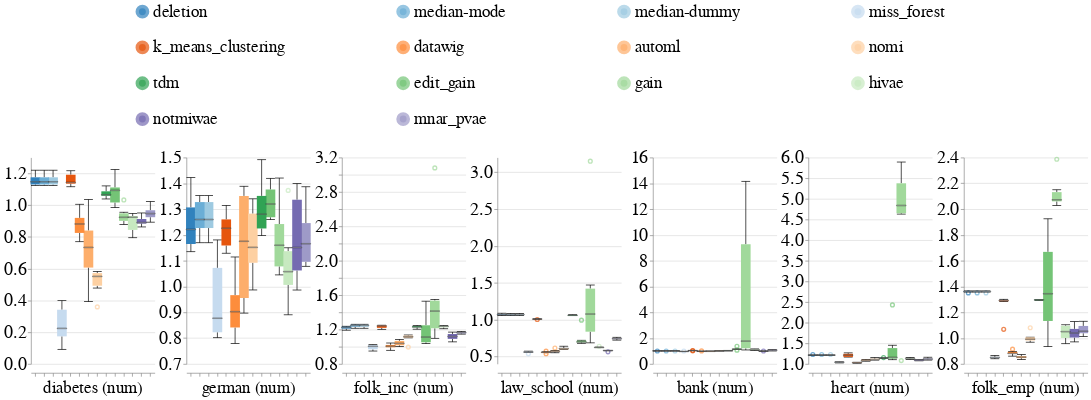

The notebook cell this image was saved under:
### Code cell
create_box_plots_for_diff_imputers_and_datasets_for_mixed_exp(train_injection_scenario='MNAR3',
                                                              test_injection_scenario='MNAR3',
                                                              metric_name='rmse',
                                                              dataset_to_column_name=DATASET_TO_COLUMN_NAME,
                                                              db_client=db_client,
                                                              without_dummy=False)

### Figure 1 — Vega-Lite specification as saved in the notebook (floating-point values rounded to 4 significant figures; data arrays with more than 128 entries replaced by an {"elided": "..."} marker saying what was removed)
{"config": {"view": {"continuousWidth": 400, "continuousHeight": 300, "stroke": null}, "axis": {"labelFontSize": 26, "labelFontWeight": "normal", "titleFontSize": 28, "titleFontWeight": "normal"}, "facet": {"spacing": 5}, "header": {"labelFontSize": 24, "labelOrient": "bottom", "labelPadding": 5, "titleFontSize": 28}, "legend": {"columns": 4, "direction": "horizontal", "labelFontSize": 24, "labelLimit": 400, "orient": "top", "symbolOffset": 150, "symbolStrokeWidth": 10, "titleAnchor": "middle", "titleFontSize": 26, "titleLimit": 300}, "title": {"fontSize": 28}}, "data": {"name": "data-577c46ad416dca66908c1bce9d83bcdf"}, "mark": {"type": "boxplot", "median": {"stroke": "black", "strokeWidth": 0.7}, "ticks": true}, "encoding": {"color": {"field": "Null_Imputer_Name", "scale": {"scheme": "category20c"}, "sort": ["deletion", "median-mode", "median-dummy", "miss_forest", "k_means_clustering", "datawig", "automl", "nomi", "tdm", "edit_gain", "gain", "hivae", "notmiwae", "mnar_pvae"], "title": null, "type": "nominal"}, "column": {"field": "Extended_Dataset_Name", "sort": {"field": "Dataset_Sequence_Number", "order": "ascending"}, "title": null, "type": "nominal"}, "x": {"axis": {"labels": false}, "field": "Null_Imputer_Name", "sort": ["deletion", "median-mode", "median-dummy", "miss_forest", "k_means_clustering", "datawig", "automl", "nomi", "tdm", "edit_gain", "gain", "hivae", "notmiwae", "mnar_pvae"], "title": null, "type": "nominal"}, "y": {"field": "Rmse", "scale": {"zero": false}, "title": null, "type": "quantitative"}}, "resolve": {"scale": {"y": "independent"}}, "width": 180, "$schema": "https://vega.github.io/schema/vega-lite/v4.17.0.json", "datasets": {"data-577c46ad416dca66908c1bce9d83bcdf": {"elided": "588 records"}}}
